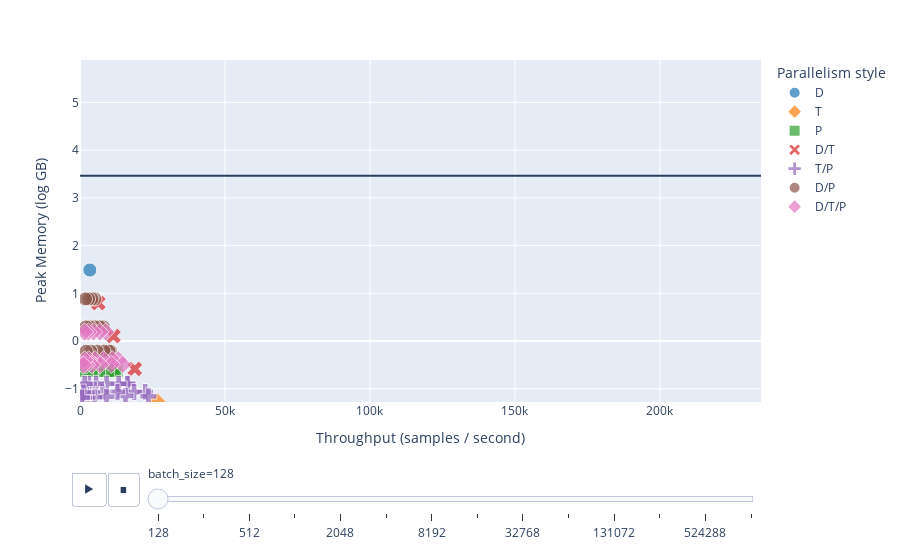

Write notebook code for a chart like this one.
### Code cell
df = plot_memory_usage_vs_metric(
    '/home/t-sikris/win/Downloads/mlp_dgx_simulated_grid_search_results_v2.csv',
    "mlp-small",
    1,
)

### Figure 1 — Plotly figure (JSON) as saved in the notebook; plotly's stock layout.template omitted (floating-point values rounded to 4 significant figures)
{"data": [{"customdata": [[128, 16, 1, 1, 1]], "hovertemplate": "<b>%{hovertext}</b><br><br>Parallelism style=D<br>batch_size=%{customdata[0]}<br>Throughput (samples / second)=%{x}<br>Peak Memory (log GB)=%{y}<br>dummy_column_for_size=%{marker.size}<br>dp_degree=%{customdata[1]}<br>hp_degree=%{customdata[2]}<br>pp_degree=%{customdata[3]}<br>num_microbatches=%{customdata[4]}<extra></extra>", "hovertext": ["16/1/1/1"], "ids": ["16/1/1/1"], "legendgroup": "D", "marker": {"color": "#1f77b4", "size": [1], "sizemode": "area", "sizeref": 0.01, "symbol": "circle"}, "mode": "markers", "name": "D", "orientation": "v", "showlegend": true, "type": "scatter", "x": [3396.0], "xaxis": "x", "y": [1.488], "yaxis": "y"}, {"customdata": [[128, 1, 16, 1, 1]], "hovertemplate": "<b>%{hovertext}</b><br><br>Parallelism style=T<br>batch_size=%{customdata[0]}<br>Throughput (samples / second)=%{x}<br>Peak Memory (log GB)=%{y}<br>dummy_column_for_size=%{marker.size}<br>dp_degree=%{customdata[1]}<br>hp_degree=%{customdata[2]}<br>pp_degree=%{customdata[3]}<br>num_microbatches=%{customdata[4]}<extra></extra>", "hovertext": ["1/16/1/1"], "ids": ["1/16/1/1"], "legendgroup": "T", "marker": {"color": "#ff7f0e", "size": [1], "sizemode": "area", "sizeref": 0.01, "symbol": "diamond"}, "mode": "markers", "name": "T", "orientation": "v", "showlegend": true, "type": "scatter", "x": [26650.0], "xaxis": "x", "y": [-1.277], "yaxis": "y"}, {"customdata": [[128, 1, 1, 16, 2], [128, 1, 1, 16, 4], [128, 1, 1, 16, 8], [128, 1, 1, 16, 16], [128, 1, 1, 16, 32], [128, 1, 1, 16, 64], [128, 1, 1, 16, 128]], "hovertemplate": "<b>%{hovertext}</b><br><br>Parallelism style=P<br>batch_size=%{customdata[0]}<br>Throughput (samples / second)=%{x}<br>Peak Memory (log GB)=%{y}<br>dummy_column_for_size=%{marker.size}<br>dp_degree=%{customdata[1]}<br>hp_degree=%{customdata[2]}<br>pp_degree=%{customdata[3]}<br>num_microbatches=%{customdata[4]}<extra></extra>", "hovertext": ["1/1/16/2", "1/1/16/4", "1/1/16/8", "1/1/16/16", "1/1/16/32", "1/1/16/64", "1/1/16/128"], "ids": ["1/1/16/2", "1/1/16/4", "1/1/16/8", "1/1/16/16", "1/1/16/32", "1/1/16/64", "1/1/16/128"], "legendgroup": "P", "marker": {"color": "#2ca02c", "size": [1, 1, 1, 1, 1, 1, 1], "sizemode": "area", "sizeref": 0.01, "symbol": "square"}, "mode": "markers", "name": "P", "orientation": "v", "showlegend": true, "type": "scatter", "x": [11050.0, 12450.0, 11810.0, 9403.0, 6398.0, 3854.0, 2139.0], "xaxis": "x", "y": [-0.6123, -0.6132, -0.6137, -0.614, -0.6141, -0.6142, -0.6142], "yaxis": "y"}, {"customdata": [[128, 2, 8, 1, 1], [128, 4, 4, 1, 1], [128, 8, 2, 1, 1]], "hovertemplate": "<b>%{hovertext}</b><br><br>Parallelism style=D/T<br>batch_size=%{customdata[0]}<br>Throughput (samples / second)=%{x}<br>Peak Memory (log GB)=%{y}<br>dummy_column_for_size=%{marker.size}<br>dp_degree=%{customdata[1]}<br>hp_degree=%{customdata[2]}<br>pp_degree=%{customdata[3]}<br>num_microbatches=%{customdata[4]}<extra></extra>", "hovertext": ["2/8/1/1", "4/4/1/1", "8/2/1/1"], "ids": ["2/8/1/1", "4/4/1/1", "8/2/1/1"], "legendgroup": "D/T", "marker": {"color": "#d62728", "size": [1, 1, 1], "sizemode": "area", "sizeref": 0.01, "symbol": "x"}, "mode": "markers", "name": "D/T", "orientation": "v", "showlegend": true, "type": "scatter", "x": [18870.0, 11510.0, 6318.0], "xaxis": "x", "y": [-0.5837, 0.1038, 0.7955], "yaxis": "y"}, {"customdata": [[128, 1, 2, 8, 2], [128, 1, 4, 4, 2], [128, 1, 2, 8, 4], [128, 1, 2, 8, 8], [128, 1, 4, 4, 4], [128, 1, 8, 2, 2], [128, 1, 8, 2, 4], [128, 1, 4, 4, 8], [128, 1, 2, 8, 16], [128, 1, 4, 4, 16], [128, 1, 2, 8, 32], [128, 1, 8, 2, 8], [128, 1, 4, 4, 32], [128, 1, 8, 2, 16], [128, 1, 2, 8, 64], [128, 1, 8, 2, 32], [128, 1, 4, 4, 64], [128, 1, 2, 8, 128], [128, 1, 8, 2, 64], [128, 1, 4, 4, 128], [128, 1, 8, 2, 128]], "hovertemplate": "<b>%{hovertext}</b><br><br>Parallelism style=T/P<br>batch_size=%{customdata[0]}<br>Throughput (samples / second)=%{x}<br>Peak Memory (log GB)=%{y}<br>dummy_column_for_size=%{marker.size}<br>dp_degree=%{customdata[1]}<br>hp_degree=%{customdata[2]}<br>pp_degree=%{customdata[3]}<br>num_microbatches=%{customdata[4]}<extra></extra>", "hovertext": ["1/2/8/2", "1/4/4/2", "1/2/8/4", "1/2/8/8", "1/4/4/4", "1/8/2/2", "1/8/2/4", "1/4/4/8", "1/2/8/16", "1/4/4/16", "1/2/8/32", "1/8/2/8", "1/4/4/32", "1/8/2/16", "1/2/8/64", "1/8/2/32", "1/4/4/64", "1/2/8/128", "1/8/2/64", "1/4/4/128", "1/8/2/128"], "ids": ["1/2/8/2", "1/4/4/2", "1/2/8/4", "1/2/8/8", "1/4/4/4", "1/8/2/2", "1/8/2/4", "1/4/4/8", "1/2/8/16", "1/4/4/16", "1/2/8/32", "1/8/2/8", "1/4/4/32", "1/8/2/16", "1/2/8/64", "1/8/2/32", "1/4/4/64", "1/2/8/128", "1/8/2/64", "1/4/4/128", "1/8/2/128"], "legendgroup": "T/P", "marker": {"color": "#9467bd", "size": [1, 1, 1, 1, 1, 1, 1, 1, 1, 1, 1, 1, 1, 1, 1, 1, 1, 1, 1, 1, 1], "sizemode": "area", "sizeref": 0.01, "symbol": "cross"}, "mode": "markers", "name": "T/P", "orientation": "v", "showlegend": true, "type": "scatter", "x": [16530.0, 22450.0, 16350.0, 13340.0, 18640.0, 23600.0, 15670.0, 12840.0, 9162.0, 7724.0, 5533.0, 9173.0, 4271.0, 4984.0, 3072.0, 2601.0, 2251.0, 1623.0, 1329.0, 1156.0, 671.8], "xaxis": "x", "y": [-0.8942, -1.067, -0.8967, -0.8955, -1.067, -1.157, -1.15, -1.064, -0.8948, -1.072, -0.8971, -1.167, -1.076, -1.175, -0.8982, -1.179, -1.078, -0.8988, -1.181, -1.079, -1.182], "yaxis": "y"}, {"customdata": [[128, 2, 1, 8, 2], [128, 2, 1, 8, 4], [128, 2, 1, 8, 8], [128, 2, 1, 8, 16], [128, 4, 1, 4, 2], [128, 4, 1, 4, 4], [128, 2, 1, 8, 32], [128, 4, 1, 4, 8], [128, 8, 1, 2, 2], [128, 8, 1, 2, 4], [128, 4, 1, 4, 16], [128, 8, 1, 2, 8], [128, 2, 1, 8, 64], [128, 4, 1, 4, 32], [128, 8, 1, 2, 16]], "hovertemplate": "<b>%{hovertext}</b><br><br>Parallelism style=D/P<br>batch_size=%{customdata[0]}<br>Throughput (samples / second)=%{x}<br>Peak Memory (log GB)=%{y}<br>dummy_column_for_size=%{marker.size}<br>dp_degree=%{customdata[1]}<br>hp_degree=%{customdata[2]}<br>pp_degree=%{customdata[3]}<br>num_microbatches=%{customdata[4]}<extra></extra>", "hovertext": ["2/1/8/2", "2/1/8/4", "2/1/8/8", "2/1/8/16", "4/1/4/2", "4/1/4/4", "2/1/8/32", "4/1/4/8", "8/1/2/2", "8/1/2/4", "4/1/4/16", "8/1/2/8", "2/1/8/64", "4/1/4/32", "8/1/2/16"], "ids": ["2/1/8/2", "2/1/8/4", "2/1/8/8", "2/1/8/16", "4/1/4/2", "4/1/4/4", "2/1/8/32", "4/1/4/8", "8/1/2/2", "8/1/2/4", "4/1/4/16", "8/1/2/8", "2/1/8/64", "4/1/4/32", "8/1/2/16"], "legendgroup": "D/P", "marker": {"color": "#8c564b", "size": [1, 1, 1, 1, 1, 1, 1, 1, 1, 1, 1, 1, 1, 1, 1], "sizemode": "area", "sizeref": 0.01, "symbol": "circle"}, "mode": "markers", "name": "D/P", "orientation": "v", "showlegend": true, "type": "scatter", "x": [10520.0, 9999.0, 8246.0, 5896.0, 8064.0, 6875.0, 3715.0, 5177.0, 5134.0, 4122.0, 3436.0, 2943.0, 2129.0, 2050.0, 1870.0], "xaxis": "x", "y": [-0.212, -0.2123, -0.2118, -0.2116, 0.2964, 0.2967, -0.2128, 0.2971, 0.8831, 0.8834, 0.2961, 0.8829, -0.2133, 0.2956, 0.8826], "yaxis": "y"}, {"customdata": [[128, 2, 2, 4, 2], [128, 2, 2, 4, 4], [128, 2, 2, 4, 8], [128, 2, 4, 2, 2], [128, 2, 4, 2, 4], [128, 4, 2, 2, 2], [128, 2, 2, 4, 16], [128, 4, 2, 2, 4], [128, 2, 4, 2, 8], [128, 4, 2, 2, 8], [128, 2, 2, 4, 32], [128, 2, 4, 2, 16], [128, 4, 2, 2, 16], [128, 2, 4, 2, 32], [128, 4, 2, 2, 32], [128, 2, 2, 4, 64], [128, 2, 4, 2, 64]], "hovertemplate": "<b>%{hovertext}</b><br><br>Parallelism style=D/T/P<br>batch_size=%{customdata[0]}<br>Throughput (samples / second)=%{x}<br>Peak Memory (log GB)=%{y}<br>dummy_column_for_size=%{marker.size}<br>dp_degree=%{customdata[1]}<br>hp_degree=%{customdata[2]}<br>pp_degree=%{customdata[3]}<br>num_microbatches=%{customdata[4]}<extra></extra>", "hovertext": ["2/2/4/2", "2/2/4/4", "2/2/4/8", "2/4/2/2", "2/4/2/4", "4/2/2/2", "2/2/4/16", "4/2/2/4", "2/4/2/8", "4/2/2/8", "2/2/4/32", "2/4/2/16", "4/2/2/16", "2/4/2/32", "4/2/2/32", "2/2/4/64", "2/4/2/64"], "ids": ["2/2/4/2", "2/2/4/4", "2/2/4/8", "2/4/2/2", "2/4/2/4", "4/2/2/2", "2/2/4/16", "4/2/2/4", "2/4/2/8", "4/2/2/8", "2/2/4/32", "2/4/2/16", "4/2/2/16", "2/4/2/32", "4/2/2/32", "2/2/4/64", "2/4/2/64"], "legendgroup": "D/T/P", "marker": {"color": "#e377c2", "size": [1, 1, 1, 1, 1, 1, 1, 1, 1, 1, 1, 1, 1, 1, 1, 1, 1], "sizemode": "area", "sizeref": 0.01, "symbol": "diamond"}, "mode": "markers", "name": "D/T/P", "orientation": "v", "showlegend": true, "type": "scatter", "x": [13190.0, 11110.0, 8089.0, 14730.0, 10820.0, 8896.0, 5167.0, 6840.0, 6973.0, 4640.0, 2988.0, 4058.0, 2817.0, 2208.0, 1577.0, 1619.0, 1155.0], "xaxis": "x", "y": [-0.3918, -0.3915, -0.3905, -0.493, -0.4908, 0.1922, -0.3931, 0.1929, -0.4958, 0.1914, -0.3944, -0.4983, 0.1906, -0.4995, 0.1902, -0.3951, -0.5001], "yaxis": "y"}], "layout": {"legend": {"itemsizing": "constant", "title": {"text": "Parallelism style"}, "tracegroupgap": 0}, "margin": {"t": 60}, "shapes": [{"line": {"width": 2}, "type": "line", "x0": 0, "x1": 1, "xref": "x domain", "y0": 3.466, "y1": 3.466, "yref": "y"}], "sliders": [{"active": 0, "currentvalue": {"prefix": "batch_size="}, "len": 0.9, "pad": {"b": 10, "t": 60}, "steps": [{"args": [["128"], {"frame": {"duration": 0, "redraw": false}, "fromcurrent": true, "mode": "immediate", "transition": {"duration": 0, "easing": "linear"}}], "label": "128", "method": "animate"}, {"args": [["256"], {"frame": {"duration": 0, "redraw": false}, "fromcurrent": true, "mode": "immediate", "transition": {"duration": 0, "easing": "linear"}}], "label": "256", "method": "animate"}, {"args": [["512"], {"frame": {"duration": 0, "redraw": false}, "fromcurrent": true, "mode": "immediate", "transition": {"duration": 0, "easing": "linear"}}], "label": "512", "method": "animate"}, {"args": [["1024"], {"frame": {"duration": 0, "redraw": false}, "fromcurrent": true, "mode": "immediate", "transition": {"duration": 0, "easing": "linear"}}], "label": "1024", "method": "animate"}, {"args": [["2048"], {"frame": {"duration": 0, "redraw": false}, "fromcurrent": true, "mode": "immediate", "transition": {"duration": 0, "easing": "linear"}}], "label": "2048", "method": "animate"}, {"args": [["4096"], {"frame": {"duration": 0, "redraw": false}, "fromcurrent": true, "mode": "immediate", "transition": {"duration": 0, "easing": "linear"}}], "label": "4096", "method": "animate"}, {"args": [["8192"], {"frame": {"duration": 0, "redraw": false}, "fromcurrent": true, "mode": "immediate", "transition": {"duration": 0, "easing": "linear"}}], "label": "8192", "method": "animate"}, {"args": [["16384"], {"frame": {"duration": 0, "redraw": false}, "fromcurrent": true, "mode": "immediate", "transition": {"duration": 0, "easing": "linear"}}], "label": "16384", "method": "animate"}, {"args": [["32768"], {"frame": {"duration": 0, "redraw": false}, "fromcurrent": true, "mode": "immediate", "transition": {"duration": 0, "easing": "linear"}}], "label": "32768", "method": "animate"}, {"args": [["65536"], {"frame": {"duration": 0, "redraw": false}, "fromcurrent": true, "mode": "immediate", "transition": {"duration": 0, "easing": "linear"}}], "label": "65536", "method": "animate"}, {"args": [["131072"], {"frame": {"duration": 0, "redraw": false}, "fromcurrent": true, "mode": "immediate", "transition": {"duration": 0, "easing": "linear"}}], "label": "131072", "method": "animate"}, {"args": [["262144"], {"frame": {"duration": 0, "redraw": false}, "fromcurrent": true, "mode": "immediate", "transition": {"duration": 0, "easing": "linear"}}], "label": "262144", "method": "animate"}, {"args": [["524288"], {"frame": {"duration": 0, "redraw": false}, "fromcurrent": true, "mode": "immediate", "transition": {"duration": 0, "easing": "linear"}}], "label": "524288", "method": "animate"}, {"args": [["1048576"], {"frame": {"duration": 0, "redraw": false}, "fromcurrent": true, "mode": "immediate", "transition": {"duration": 0, "easing": "linear"}}], "label": "1048576", "method": "animate"}], "x": 0.1, "xanchor": "left", "y": 0, "yanchor": "top"}], "updatemenus": [{"buttons": [{"args": [null, {"frame": {"duration": 500, "redraw": false}, "fromcurrent": true, "mode": "immediate", "transition": {"duration": 500, "easing": "linear"}}], "label": "&#9654;", "method": "animate"}, {"args": [[null], {"frame": {"duration": 0, "redraw": false}, "fromcurrent": true, "mode": "immediate", "transition": {"duration": 0, "easing": "linear"}}], "label": "&#9724;", "method": "animate"}], "direction": "left", "pad": {"r": 10, "t": 70}, "showactive": false, "type": "buttons", "x": 0.1, "xanchor": "right", "y": 0, "yanchor": "top"}], "xaxis": {"anchor": "y", "domain": [0, 1], "range": [0, 234800.0], "title": {"text": "Throughput (samples / second)"}}, "yaxis": {"anchor": "x", "domain": [0, 1], "range": [-1.277, 5.889], "title": {"text": "Peak Memory (log GB)"}}}}
